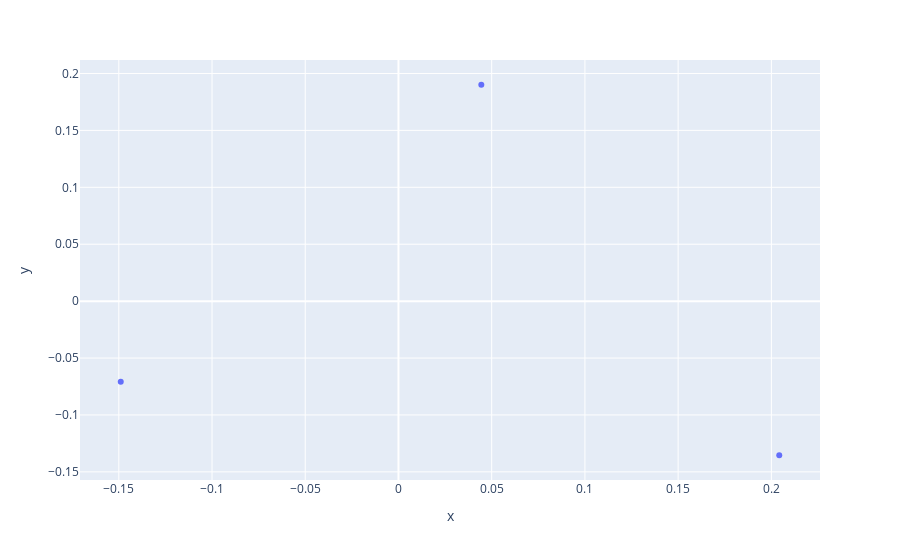

Write notebook code for a chart like this one.
### Code cell
centers = kmeans.cluster_centers_
px.scatter(x=centers[:, 0], y=centers[:, 1], )

### Figure 1 — Plotly figure (JSON) as saved in the notebook; plotly's stock layout.template omitted (floating-point values rounded to 4 significant figures)
{"data": [{"hovertemplate": "x=%{x}<br>y=%{y}<extra></extra>", "legendgroup": "", "marker": {"color": "#636efa", "symbol": "circle"}, "mode": "markers", "name": "", "orientation": "v", "showlegend": false, "type": "scatter", "x": [-0.149, 0.2042, 0.04443], "xaxis": "x", "y": [-0.07074, -0.1354, 0.1901], "yaxis": "y"}], "layout": {"legend": {"tracegroupgap": 0}, "margin": {"t": 60}, "xaxis": {"anchor": "y", "domain": [0, 1], "title": {"text": "x"}}, "yaxis": {"anchor": "x", "domain": [0, 1], "title": {"text": "y"}}}}
